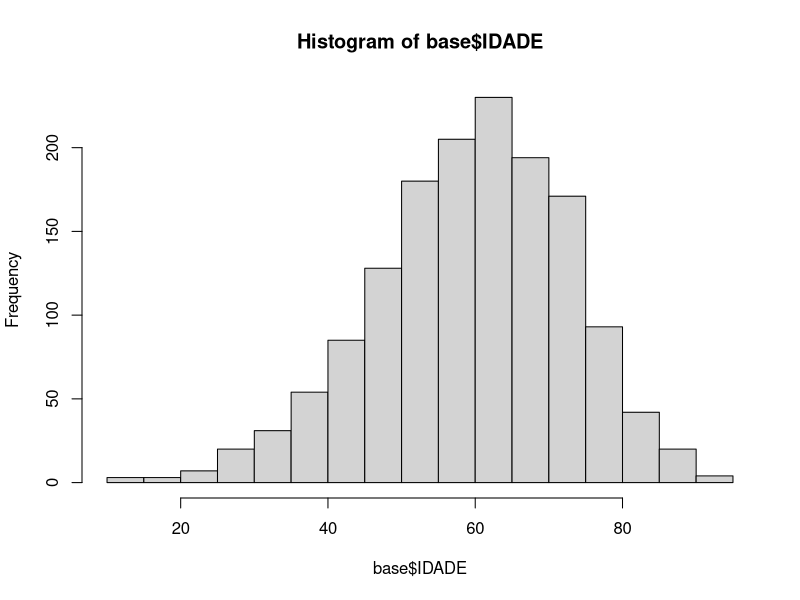
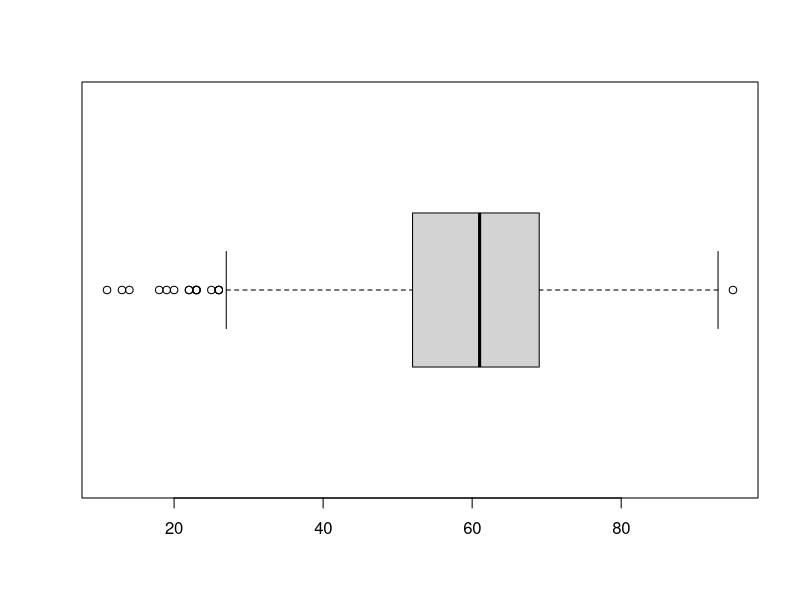
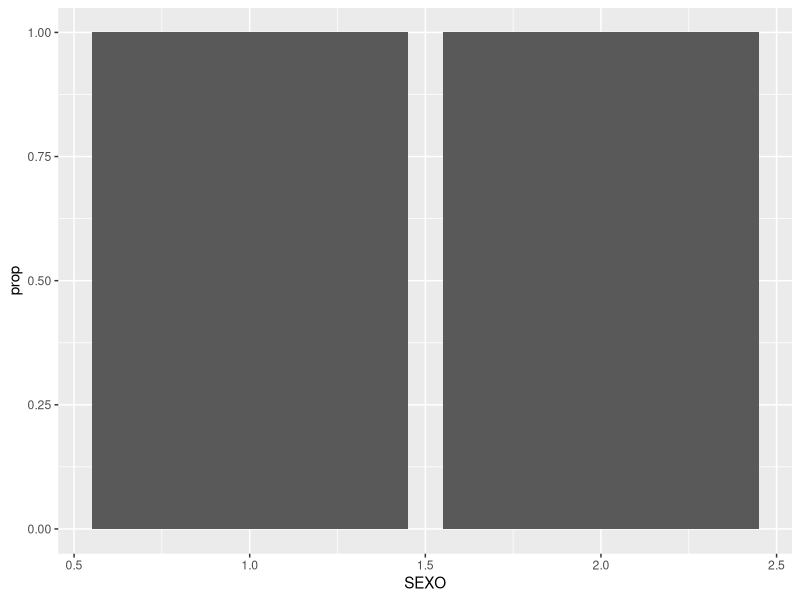

These charts were generated, in order, by the following R code:
# Análises Descritivas 
# Vitória Sesana


# pacotes -----------------------------------------------------------------

library(dplyr) # manipulação
library(ggplot2) # gráficos
library(lubridate) # variáveis temporais

# leitura e tratamento ----------------------------------------------------

base <- read.csv("bases/dados_intestino.csv")


# precisamos da indicadora censura e indicadora tempo de falha
# também precisa desse tempo

# descritiva --------------------------------------------------------------

# IDADE
hist(base$IDADE) # boxplot talvez
boxplot(base$IDADE, horizontal = TRUE)


# SEXO
base %>% 
  group_by(SEXO) %>% 
  summarise(qntd = n()) %>% 
  mutate(prop = qntd/sum(qntd)) %>% 
  ggplot(aes(SEXO, prop)) +
  geom_col(position = "fill")

# ESCOLARIDADE
base %>% 
  group_by(ESCOLARI) %>% 
  summarise(qntd = n()) %>% 
  mutate(prop = qntd/sum(qntd))

